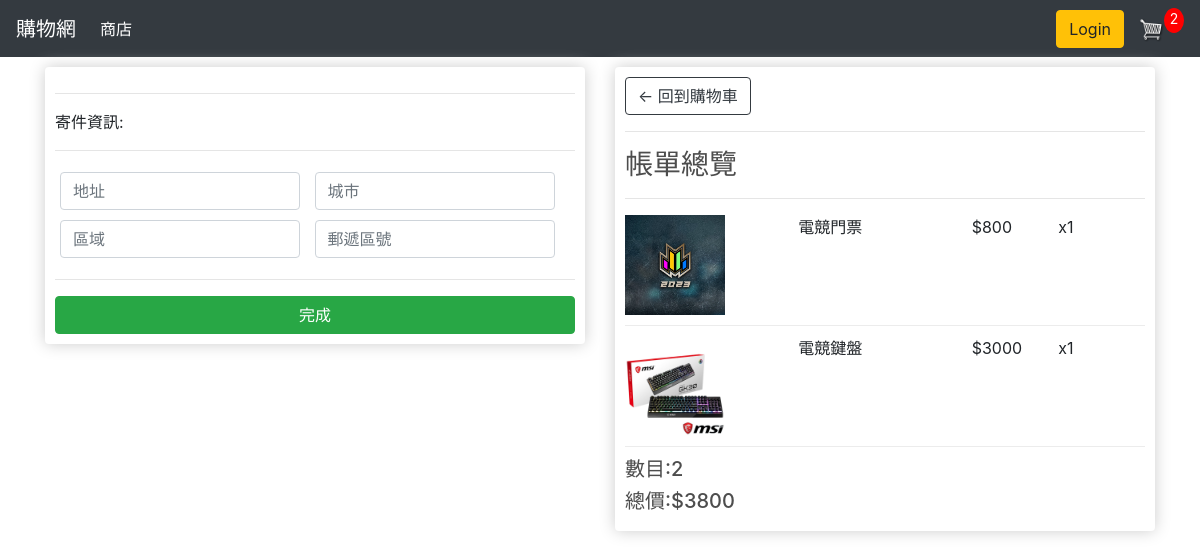
Screenshot of /checkout/ (signed in) with the database file from the repository.
### store/models.py (models this page shows, shortened)
class OrderItem(models.Model):
	product = models.ForeignKey(Product, on_delete=models.SET_NULL, null=True)
	order = models.ForeignKey(Order, on_delete=models.SET_NULL, null=True)
	quantity = models.IntegerField(default=0, null=True, blank=True)
	date_added = models.DateTimeField(auto_now_add=True)
	@property #計算購物車個別品項的總金額
	def get_total(self):
		total = self.product.price * self.quantity
		return total

class Product(models.Model): #商品
	name = models.CharField(max_length=200)
	price = models.FloatField()
	digital = models.BooleanField(default=False,null=True, blank=True)
	image = models.ImageField(null=True, blank=True)
	@property #建立image的網頁連結後,抓取image
	def imageURL(self):
		try:
			url = self.image.url
		except:
			url = ''
		return url

class Order(models.Model): #訂單
	customer = models.ForeignKey(Customer, on_delete=models.SET_NULL, null=True, blank=True)
	date_ordered = models.DateTimeField(auto_now_add=True)#訂單成立時間
	complete = models.BooleanField(default=False)#js在判斷訂單狀況時可以使用
	transaction_id = models.CharField(max_length=100, null=True)
	@property #計算訂單總金額,傳給cart.html的form
	def get_cart_total(self):
		orderitems = self.orderitem_set.all()
		total = sum([item.get_total for item in orderitems])#迴圈計算商品總額
		return total
	@property #計算訂單品項總數,傳給cart.html的form
	def get_cart_items(self):
		orderitems = self.orderitem_set.all()
		total = sum([item.quantity for item in orderitems])#迴圈計算商品總數
		return total
	@property #是否有需要寄送表格
	def shipping(self):
		shipping = False #不用寄送
		orderitems = self.orderitem_set.all()
		for i in orderitems:
			if i.product.digital == False:
				shipping = True
		return shipping #回傳product的digital狀態

### store/views.py (the view)
# urls.py: path('checkout/', views.checkout, name="checkout"),
def checkout(request):
	data = cartData(request) #從utils 載入cartData()
	cartItems = data['cartItems']
	order = data['order']
	items = data['items']
	context = {'items':items, 'order':order, 'cartItems':cartItems}
	return render(request, 'store/checkout.html', context)

### store/utils.py (called while the page is built)
def cartData(request):
	if request.user.is_authenticated: #使用者登入
		customer = request.user.customer
		order, created = Order.objects.get_or_create(customer=customer, complete=False)
		items = order.orderitem_set.all()
		cartItems = order.get_cart_items#用models的裝飾器取得
	else: #訪客
		cookieData = cookieCart(request)
		cartItems = cookieData['cartItems']#抓取cookieData中的資料
		order = cookieData['order']
		items = cookieData['items']
	return {'cartItems':cartItems ,'order':order, 'items':items}

### templates/store/checkout.html (shortened to what this page needs)
{% extends 'store/main.html' %}
{% load static %}
{% block content %}
<div class="row">
		<div class="col-lg-6">
			<div class="box-element" id="form-wrapper">
				<form id="form">
					<div id="shipping-info">
						<hr>
						<p>寄件資訊:</p>
						<hr>
						<div class="form-field">
							<input class="form-control" type="text" name="address" placeholder="地址">
						</div>
						<div class="form-field">
							<input class="form-control" type="text" name="city" placeholder="城市">
						</div>
						<div class="form-field">
							<input class="form-control" type="text" name="state" placeholder="區域">
						</div>
						<div class="form-field">
							<input class="form-control" type="text" name="zipcode" placeholder="郵遞區號">
						</div>
					</div>
					<hr>
					<input id="form-button" class="btn btn-success btn-block" type="submit" value="完成">
				</form>
			</div>
			<br>
		</div>
		<div class="col-lg-6">
			<div class="box-element">
				<a  class="btn btn-outline-dark" href="{% url 'cart' %}">&#x2190; 回到購物車</a>
				<hr>
				<h3>帳單總覽</h3>
				<hr>
				{% for item in items %}
				<div class="cart-row">
					<div style="flex:2"><img class="row-image" src="{{item.product.imageURL}}"></div>
					<div style="flex:2"><p>{{item.product.name}}</p></div>
					<div style="flex:1"><p>${{item.product.price}}</p></div>
					<div style="flex:1"><p>x{{item.quantity}}</p></div>
				</div>
				{% endfor %}
				<h5>數目:{{order.get_cart_items}}</h5>
				<h5>總價:${{order.get_cart_total}}</h5>
			</div>
		</div>
	</div>
{% endblock content %}

### static/css/main.css (style rules this page uses)
body { background-color: hsl(0, 0%, 98%); }
h1,h2,h3,h4,h5,h6 { color:hsl(0, 0%, 30%); }
.box-element { box-shadow:hsl(0, 0%, 80%) 0 0 16px; background-color: #fff; border-radius: 4px; padding: 10px; }
.col-lg-4, .col-lg-6, .col-lg-8, .col-lg-12 { margin-top: 10px; }
.btn { border-radius: 0; }
.row-image { width: 100px; }
.form-field { width:250px; display: inline-block; padding: 5px; }
.cart-row { display: flex; align-items: flex-stretch; padding-bottom: 10px; margin-bottom: 10px; border-bottom: 1px solid #ececec; }

### rows the page displays
OrderItem: product.imageURL (picture), product.name "電競門票", product.price "800", quantity "1"
OrderItem: product.imageURL (picture), product.name "電競鍵盤", product.price "3000", quantity "1"
Order: get_cart_items "2", get_cart_total "3800"

### other values shown
{{ cartItems }} "2"
